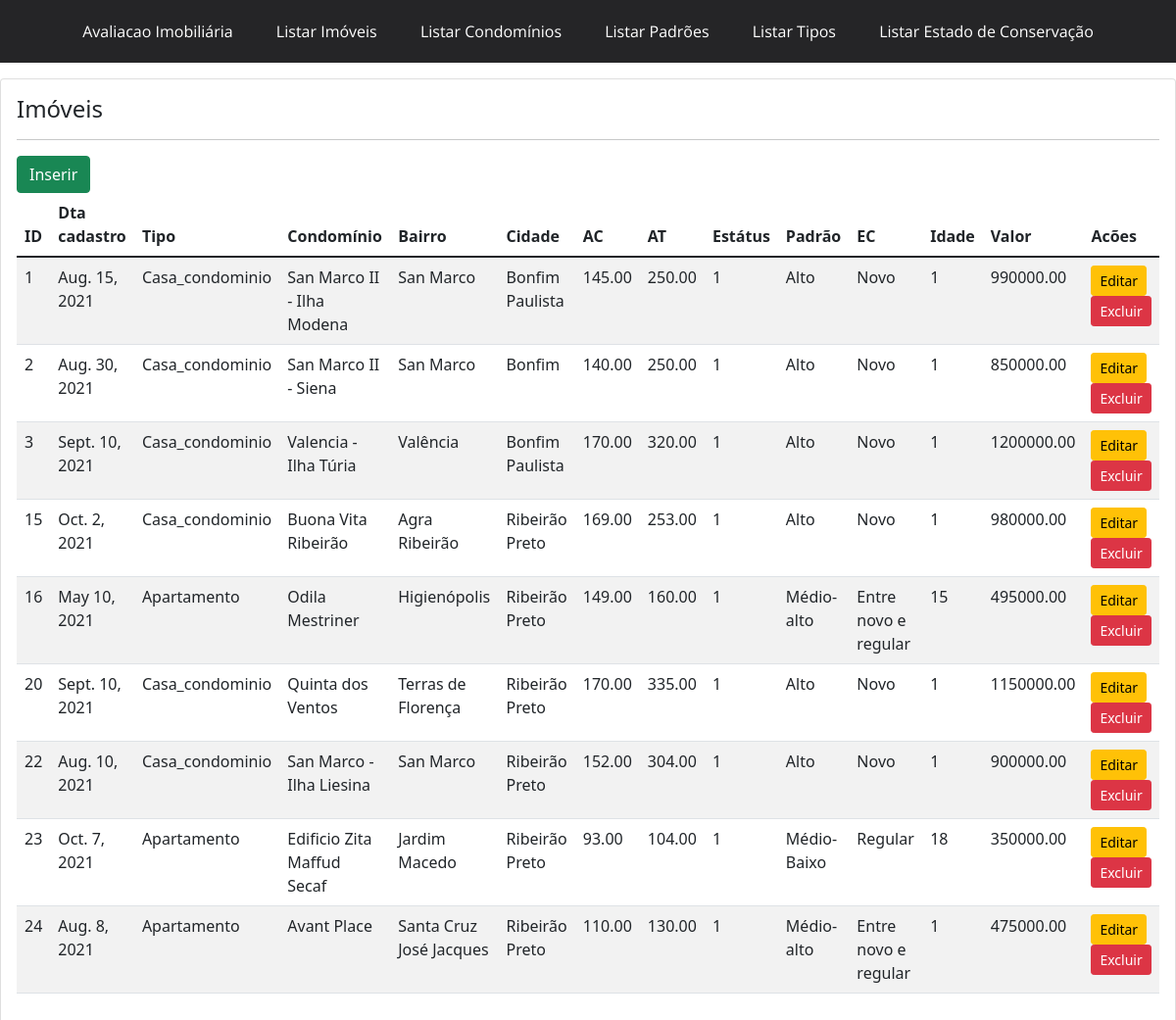
Page /imoveis/ on the earlier database version.
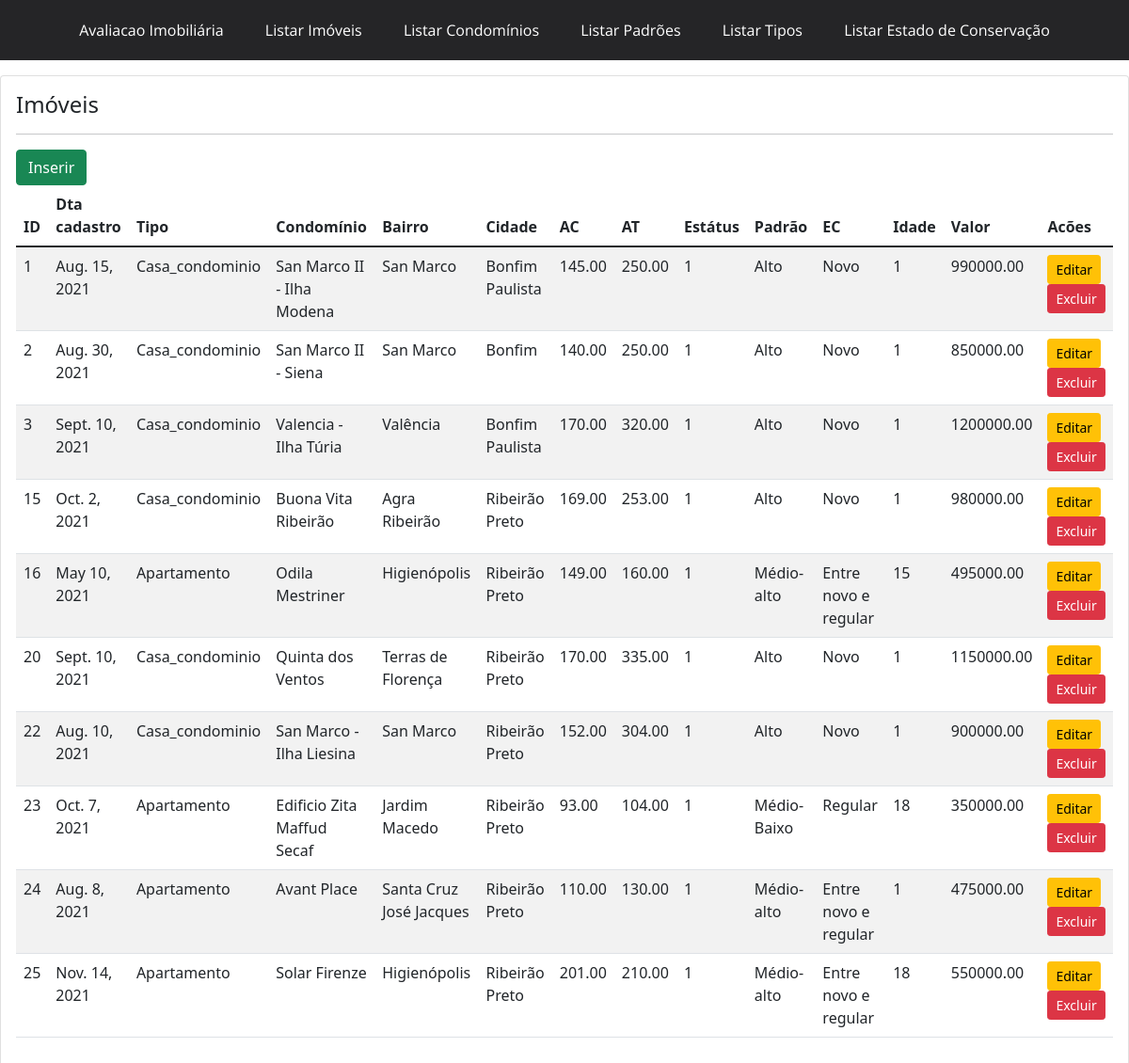
Same page on the later database version.
### portal/models.py (models this page shows, shortened)
class Imovel(models.Model):
    valordevenda = models.DecimalField(db_column='valorDeVenda', max_digits=10, decimal_places=2, blank=False, null=False, default=0, verbose_name='Valor de venda')  # Field name made lowercase.
    nomecondominio = models.ForeignKey(Nomecondominio, on_delete=models.CASCADE,  blank=True, null=True, verbose_name='Condominio')
    idade = models.IntegerField(blank=True)
    bairro = models.CharField(max_length=100, blank=True)
    cidade = models.CharField(max_length=200, blank=True)
    aconstruida = models.DecimalField(blank=False, null=False, default=0, max_digits=10, decimal_places=2,  verbose_name='Área Construída/Útil')
    atotal = models.DecimalField(blank=False, null=False, default=0, max_digits=10, decimal_places=2, verbose_name='Área Total')
    dtacadastro = models.DateField(db_column='dtaCadastro', blank=True, null=True, verbose_name='Data de cadastro')  # Field name made lowercase.
    status = models.CharField(max_length=1, choices=status_choices)
    padrao = models.ForeignKey(Padrao, on_delete=models.CASCADE, blank=True)
    estadoconser = models.ForeignKey(Estadoconser, on_delete=models.CASCADE, blank=True, verbose_name='Estado de Conservação')  # Field name made lowercase.
    tipo = models.ForeignKey(Tipo, on_delete=models.CASCADE, blank=True)
    corretor = models.ForeignKey(Corretor, on_delete=models.CASCADE, blank=True)
    vidautil = models.ForeignKey(Vidautil, on_delete=models.CASCADE, blank=True,  verbose_name='Vida Útil')  # Field name made lowercase.
    class Meta:
        unique_together = ['padrao', 'tipo', 'nomecondominio', 'estadoconser', 'corretor', 'vidautil']

class Tipo(models.Model):
    nome = models.CharField(max_length=100, blank=True, null=True)
    class Meta:
       ordering = ['nome']

class Nomecondominio(models.Model):
    nome = models.CharField(max_length=300)
    endereco = models.CharField(max_length=300, blank=True, null=True)
    cidade = models.CharField(max_length=100, blank=True, null=True)
    uf = models.CharField(db_column='UF', max_length=2, blank=True, null=True)  # Field name made lowercase.
    class Meta:
       ordering = ['nome']

class Padrao(models.Model):
    nome = models.CharField(max_length=100, blank=True, null=True)

class Estadoconser(models.Model):
    nome = models.CharField(max_length=100, blank=True, null=True)
    codigo = models.CharField(max_length=1, blank=True, null=True)

### portal/views.py (the view)
# urls.py: path('imoveis/', views.imovel, name='imoveis'),
def imovel(request):
    imoveis = Imovel.objects.all()
    context = {
        'imoveis': imoveis
    }
    return render(request, 'portal/imoveis.html', context)

### portal/templates/portal/imoveis.html
{% extends 'base.html' %}
{% block content %}
<div class = "card">
<div class="card-body">
 <h4> Imóveis </h4>
 <hr>
 <a class ="btn btn-success" href="{% url 'imovel_add' %}">Inserir</a>
    <table class = "table table-striped">
      <thead>
        <tr>
            <th>ID</th>
            <th>Dta cadastro</th>
            <th>Tipo</th>
            <th>Condomínio</th>
            <th>Bairro</th>
            <th>Cidade</th>
            <th>AC</th>
            <th>AT</th>
            <th>Estátus</th>
            <th>Padrão</th>
            <th>EC</th>
            <th>Idade</th>
            <th>Valor</th>
            <th>Acões</th>
        </tr>
      </thead>
      <tbody>
         {%  for imovel in imoveis %}
         <tr>
             <td>{{ imovel.id  }} </td>
             <td>{{ imovel.dtacadastro  }} </td>
             <td>{{ imovel.tipo.nome }}</td>
             <td>{{ imovel.nomecondominio.nome }} </td>
             <td>{{ imovel.bairro }}</td>
             <td>{{ imovel.cidade }} </td>
             <td>{{ imovel.aconstruida }} </td>
             <td>{{ imovel.atotal }} </td>
             <td>{{ imovel.status }} </td>
             <td>{{ imovel.padrao.nome }} </td>
             <td>{{ imovel.estadoconser.nome }} </td>
             <td>{{ imovel.idade }} </td>
             <td>{{ imovel.valordevenda }} </td>
             <td>
                 <a class ="btn btn-warning btn-sm" href="{% url 'editar' imovel.id %}">Editar</a>
                 <a class ="btn btn-danger btn-sm" href="{% url 'imovel_delete' imovel.id %}" onclick="return confirm ('Tem certeza que deseja excluir o imovel de id: {{ imovel.id }} ?  ')">Excluir</a>
             </td>
         </tr>
         {% endfor %}
      </tbody>
  </table>
</div>
</div>
{% endblock %}

Differences in the rows shown:
added Imovel: id "25", dtacadastro "Nov. 14, 2021", tipo.nome "Apartamento", nomecondominio.nome "Solar Firenze", bairro "Higienópolis", cidade "Ribeirão Preto", aconstruida "201.00", atotal "210.00", status "1", padrao.nome "Médio-alto", estadoconser.nome "Entre novo e regular", idade "18", valordevenda "550000.00"
